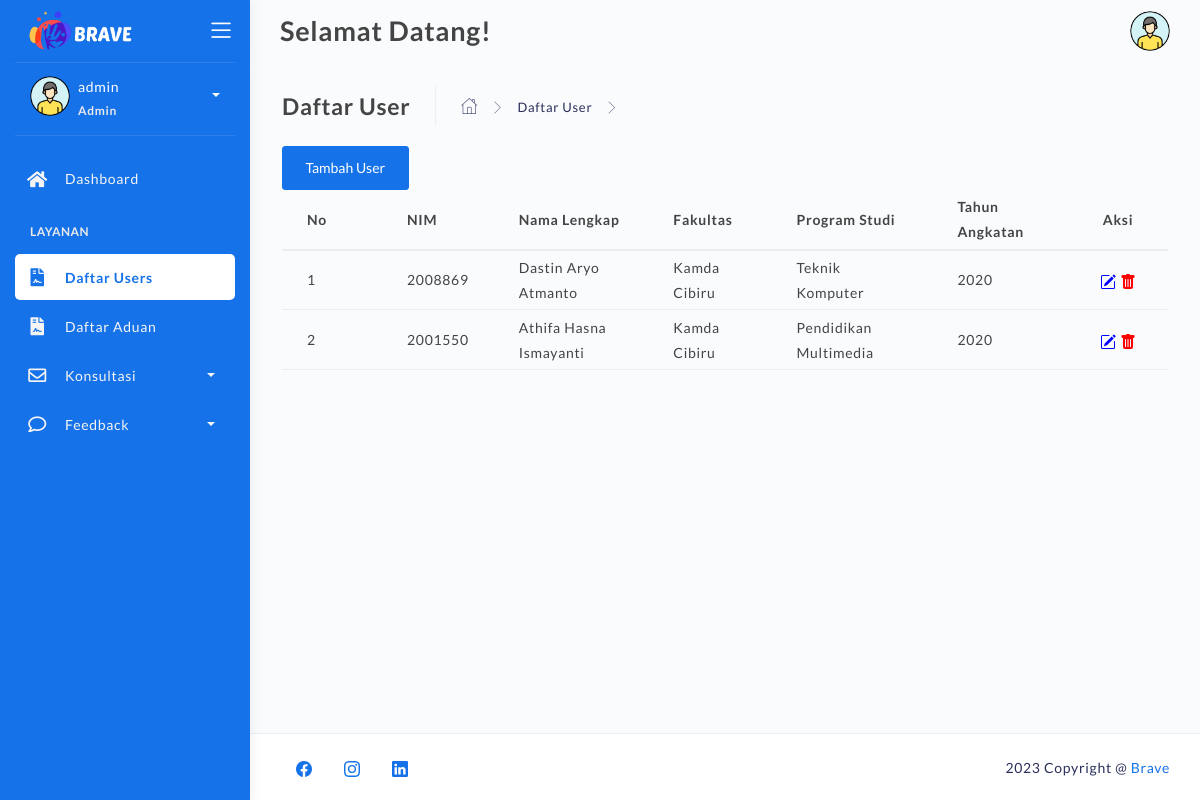
The page /list-user-admin.php (signed in) on the database as committed earlier.
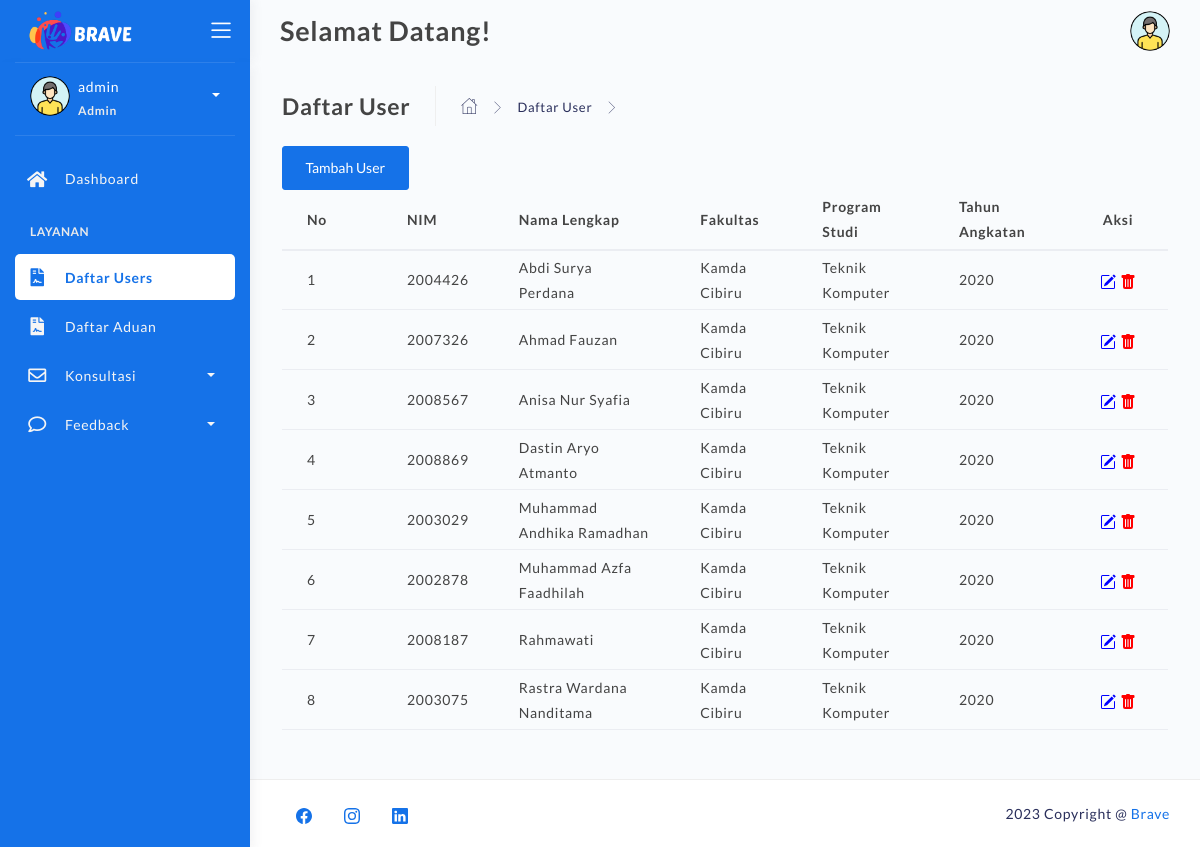
The same page on the database as committed later.
### tables this page shows
CREATE TABLE `users` (
  `nim` varchar(25) NOT NULL,
  `nama` varchar(255) NOT NULL,
  `fakultas` varchar(255) NOT NULL,
  `prodi` varchar(255) NOT NULL,
  `angkatan` varchar(255) NOT NULL
);

### list-user-admin.php (the view, shortened to what the changed rows need)
<!DOCTYPE html>
<html lang="en">
<head>
	<link rel="stylesheet" href="assets/css/bootstrap.min.css">
	<link rel="stylesheet" href="assets/css/atlantis.css">
	<link rel="stylesheet" href="assets/css/demo.css">
</head>
<body>
	<div class="wrapper fullheight-side">
		<div class="main-panel full-height">
			<div class="container">
				<div class="page-inner">
					<div class="page-category">
							<?php
								require 'backend/connection.php';
								$sql = "SELECT * FROM users";
								$result_user = mysqli_query($koneksi, $sql);
							?>
							<table class="table">
								<thead>
									<tr>
										<th scope="col" style="width:100px;">No</th>
										<th scope="col">NIM</th>
										<th scope="col">Nama Lengkap</th>
										<th scope="col">Fakultas</th>
										<th scope="col">Program Studi</th>
										<th scope="col">Tahun Angkatan</th>
										<th scope="col" style="width:100px; text-align:center;">Aksi</th>
									</tr>
								</thead>
								<tbody>
									<?php
									$i = 0;
									while ($row = mysqli_fetch_assoc($result_user)) {
										$i++;
										echo "<tr>";
											echo "<td>" . $i. "</td>";
											echo "<td>" . $row['nim'] . "</td>";
											echo "<td>" . $row['nama'] . "</td>";
											echo "<td>" . $row['fakultas'] . "</td>";
											echo "<td>" . $row['prodi'] . "</td>";
											echo "<td>" . $row['angkatan'] . "</td>";
											echo "<td>
												  <center>
													<a style='color:blue;' data-toggle='modal' data-target='#edit-user-" . $row['nim'] . "'>
													</a>
													<a href='/backend/action-delete-user.php?id=" . $row['nim'] . " 'style='color:red;' onclick=\"return confirm('Ingin hapus?')\">
													</a>
												  </center>
													<div class='modal' id='edit-user-" . $row['nim'] . "' tabindex='-1' role='dialog' aria-labelledby='editUserModalLabel' aria-hidden='true'>
																	<form id='editUserForm-" . $row['nim'] . "' action='/backend/action-update-user.php' method='post'>
																		<input type='text' class='form-control' id='nim' name='nim' value='" . $row['nim'] . "' required hidden>
																		<input type='text' class='form-control' id='nama' name='nama' value='" . $row['nama'] . "' required>
																		<input type='text' class='form-control' id='fakultas' name='fakultas' value='" . $row['fakultas'] . "' required>
																		<input type='text' class='form-control' id='program_studi' name='program_studi' value='" . $row['prodi'] . "' required>
																		<input type='text' class='form-control' id='angkatan_mahasiswa' name='angkatan_mahasiswa' value='" . $row['angkatan'] . "' required>
																	</form>
																	<button type='button' class='btn btn-primary' onclick='editUser_" . $row['nim'] . "()'>Edit User</button>
													</div>
														function editUser_" . $row['nim'] . "() {
															document.getElementById('editUserForm-" . $row['nim'] . "').submit();
												</td>
											</tr>";
									}
									?>
								</tbody>
							</table>
					</div>
				</div>
			</div>
		</div>
	</div>
</body>
</html>

Rows that differ between the two databases and show on the page:
removed users: nim "2001550", nama "Athifa Hasna Ismayanti", fakultas "Kamda Cibiru", prodi "Pendidikan Multimedia", angkatan "2020"
added users: nim "2004426", nama "Abdi Surya Perdana", fakultas "Kamda Cibiru", prodi "Teknik Komputer", angkatan "2020"
added users: nim "2007326", nama "Ahmad Fauzan", fakultas "Kamda Cibiru", prodi "Teknik Komputer", angkatan "2020"
added users: nim "2008567", nama "Anisa Nur Syafia", fakultas "Kamda Cibiru", prodi "Teknik Komputer", angkatan "2020"
added users: nim "2003029", nama "Muhammad Andhika Ramadhan", fakultas "Kamda Cibiru", prodi "Teknik Komputer", angkatan "2020"
added users: nim "2002878", nama "Muhammad Azfa Faadhilah", fakultas "Kamda Cibiru", prodi "Teknik Komputer", angkatan "2020"
added users: nim "2008187", nama "Rahmawati", fakultas "Kamda Cibiru", prodi "Teknik Komputer", angkatan "2020"
added users: nim "2003075", nama "Rastra Wardana Nanditama", fakultas "Kamda Cibiru", prodi "Teknik Komputer", angkatan "2020"
